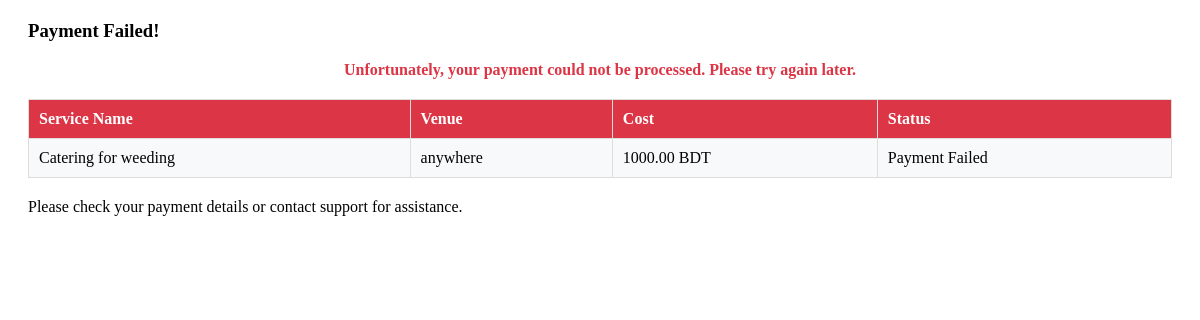
Screenshot of /fail.php?service_id=28 with the database file from the repository.
### tables this page shows
CREATE TABLE `manageservices` (
  `id` int(11) NOT NULL,
  `service_name` varchar(255) DEFAULT NULL,
  `description` text DEFAULT NULL,
  `cost` decimal(10,2) DEFAULT NULL,
  `service_date` datetime DEFAULT NULL,
  `venue` varchar(255) DEFAULT NULL,
  `organizer` int(11) DEFAULT NULL,
  `status` enum('pending','approved','rejected') DEFAULT 'pending',
  `created_at` timestamp NOT NULL DEFAULT current_timestamp(),
  `updated_at` timestamp NOT NULL DEFAULT current_timestamp() ON UPDATE current_timestamp(),
  `service_category` varchar(255) NOT NULL
);

### fail.php (the view, shortened to what this page needs)
<?php
require_once('essentialuser.php');
if (isset($_GET['service_id'])) {
    $service_id = $_GET['service_id'];
} else {
    echo "Service ID not provided.";
    exit;
}
$stmt = $con->prepare("SELECT service_name, cost, venue FROM ManageServices WHERE id = ?");
$stmt->bind_param("i", $service_id);
$stmt->execute();
$stmt->bind_result($service_name, $service_cost, $venue);
?>
<!DOCTYPE html>
<html lang="en">
<head>
</head>
<body>
    <div class="content">
        <h3>Payment Failed!</h3>
        <div class="message">
            <p>Unfortunately, your payment could not be processed. Please try again later.</p>
        </div>
        <table>
            <thead>
                <tr>
                    <th>Service Name</th>
                    <th>Venue</th>
                    <th>Cost</th>
                    <th>Status</th>
                </tr>
            </thead>
            <tbody>
                <tr>
                    <td><?= htmlspecialchars($service_name) ?></td>
                    <td><?= htmlspecialchars($venue) ?></td>
                    <td><?= htmlspecialchars($service_cost) ?> BDT</td>
                    <td>Payment Failed</td>
                </tr>
            </tbody>
        </table>
        <p>Please check your payment details or contact support for assistance.</p>
    </div>
</body>
</html>

### fail.php (style rules this page uses)
.content { margin: 20px; }
table { width: 100%; border-collapse: collapse; margin: 20px 0; }
table th, table td { border: 1px solid #ddd; padding: 10px; text-align: left; }
table th { background-color: #dc3545; color: white; }
table td { background-color: #f8f9fa; }
.message { color: #dc3545; font-weight: bold; text-align: center; }

### rows the page displays
manageservices: service_name "Catering for weeding", venue "anywhere", cost "1000.00"
